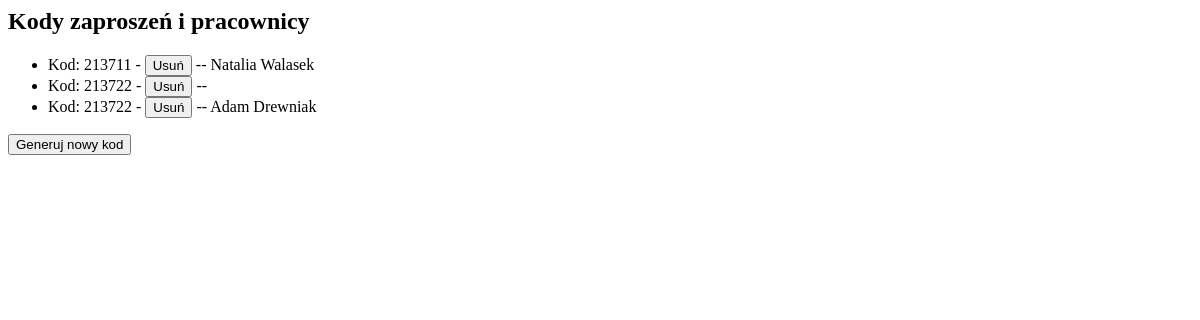
The app's page /schedule/workers_list/ (signed in), older data.
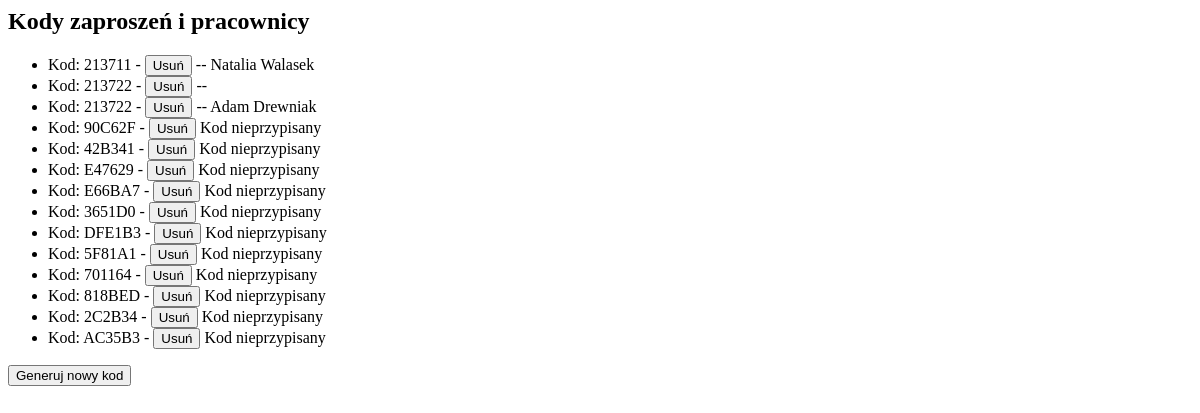
The same page, newer data.
### base/models.py (models this page shows, shortened)
class InvitationCode(models.Model):
    company = models.ForeignKey('Company', on_delete=models.CASCADE, blank=True, null=True)
    user = models.ForeignKey(User, on_delete=models.CASCADE, blank=True, null=True)
    code = models.CharField(max_length=6)
    is_used = models.BooleanField(default=False)

### schedule/views.py (the view, shortened to what this page needs)
# urls.py: path('workers_list/', WorkersView.as_view(), name='workers_view'),
class WorkersView(ListView):
    model = InvitationCode
    template_name = 'schedule/workers_list.html'
    context_object_name = 'codes'
    def get_queryset(self):
        company = get_object_or_404(Company, owner=self.request.user)
        return InvitationCode.objects.filter(company=company).select_related('user')
    def get_context_data(self, **kwargs):
        context = super().get_context_data(**kwargs)
        context['show_generate_code_button'] = True
        return context

### schedule/templates/schedule/workers_list.html (shortened to what this page needs)
<h2>Kody zaproszeń i pracownicy</h2>
<ul>
  {% for code in codes %}
    <li>
      Kod: {{ code.code }} -
      <a href="{% url 'schedule:worker_delete' code.id %}"><button>Usuń</button></a>
      {% if code.user %}
        -- {{ code.user.first_name }} {{ code.user.last_name }}
      {% else %}
        Kod nieprzypisany
      {% endif %}
    </li>
  {% endfor %}
</ul>
{% if show_generate_code_button %}
<form method="post">
  <button type="submit">Generuj nowy kod</button>
</form>
{% endif %}

Row changes from the older to the newer data that the page shows:
added InvitationCode: code "90C62F", shows "Kod nieprzypisany"
added InvitationCode: code "42B341", shows "Kod nieprzypisany"
added InvitationCode: code "E47629", shows "Kod nieprzypisany"
added InvitationCode: code "E66BA7", shows "Kod nieprzypisany"
added InvitationCode: code "3651D0", shows "Kod nieprzypisany"
added InvitationCode: code "DFE1B3", shows "Kod nieprzypisany"
added InvitationCode: code "5F81A1", shows "Kod nieprzypisany"
added InvitationCode: code "701164", shows "Kod nieprzypisany"
added InvitationCode: code "818BED", shows "Kod nieprzypisany"
added InvitationCode: code "2C2B34", shows "Kod nieprzypisany"
added InvitationCode: code "AC35B3", shows "Kod nieprzypisany"
